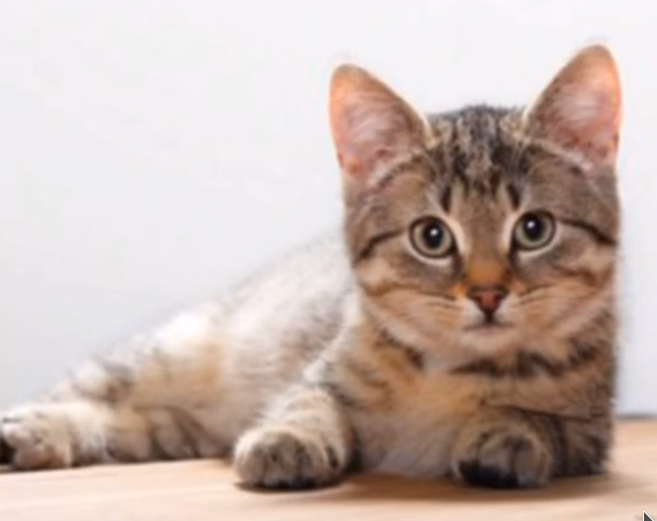
//> input picture OpenCV/OpenCV_Code/cat.png, 657 x 521 px
$ ./main   (built with g++ and OpenCV 4)
//> lines starting //> are read from the running program, lines starting //| are printed output that depends on the picture; after the words box and inside, x2 and y2 are one past the last pixel; in counts of white or black regions, pixels touching at a corner belong together
#include <iostream>
#include <opencv2/opencv.hpp>

cv::Mat srcImg, grayImg, dstImg;
int threshold = 127; // 255/2
const int thresholdMax = 255;
int thresholdType = 0;
const int thresholdTypeMax = 4;
/*
enum ThresholdTypes {
	THRESH_BINARY     = 0, //!< \f[\texttt{dst} (x,y) =  \fork{\texttt{maxval}}{if \(\texttt{src}(x,y) > \texttt{thresh}\)}{0}{otherwise}\f]
	THRESH_BINARY_INV = 1, //!< \f[\texttt{dst} (x,y) =  \fork{0}{if \(\texttt{src}(x,y) > \texttt{thresh}\)}{\texttt{maxval}}{otherwise}\f]
	THRESH_TRUNC      = 2, //!< \f[\texttt{dst} (x,y) =  \fork{\texttt{threshold}}{if \(\texttt{src}(x,y) > \texttt{thresh}\)}{\texttt{src}(x,y)}{otherwise}\f]
	THRESH_TOZERO     = 3, //!< \f[\texttt{dst} (x,y) =  \fork{\texttt{src}(x,y)}{if \(\texttt{src}(x,y) > \texttt{thresh}\)}{0}{otherwise}\f]
	THRESH_TOZERO_INV = 4, //!< \f[\texttt{dst} (x,y) =  \fork{0}{if \(\texttt{src}(x,y) > \texttt{thresh}\)}{\texttt{src}(x,y)}{otherwise}\f]
	THRESH_MASK       = 7,
	THRESH_OTSU       = 8, //!< flag, use Otsu algorithm to choose the optimal threshold value
	THRESH_TRIANGLE   = 16 //!< flag, use Triangle algorithm to choose the optimal threshold value
};
*/

void changeThreshold(int, void *);

int main()
{
	srcImg = cv::imread("../cat.png");
//> srcImg is the input picture: 521 rows x 657 cols, CV_8UC3; mean B, G, R 172.7, 180.1, 198.3
	if (srcImg.empty())
	{
		std::cerr << "Error: cannot load image!\n";
		return -1;
	}
	cv::imshow("src image", srcImg);
	cv::cvtColor(srcImg, grayImg, cv::COLOR_BGR2GRAY);
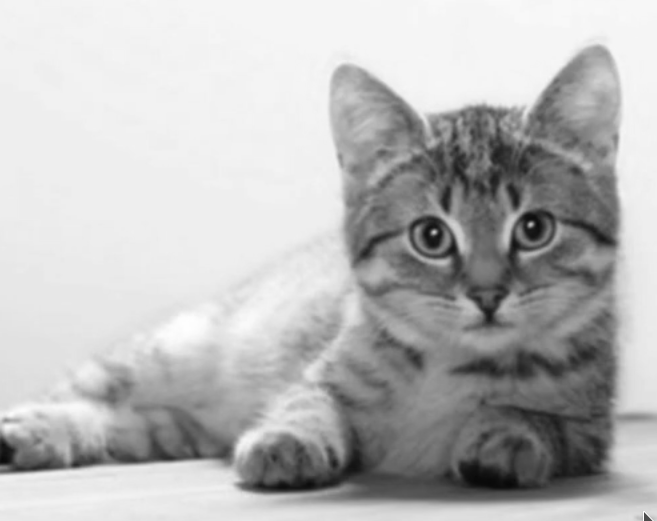
//> grayImg: 521 rows x 657 cols, CV_8UC1; min 8, max 255, mean 184.7

	cv::namedWindow("output image", cv::WINDOW_AUTOSIZE);

	cv::createTrackbar("threshold trackbar", "output image", &threshold, thresholdMax, changeThreshold);
	cv::createTrackbar("threshold type trackbar", "output image", &thresholdType, thresholdTypeMax, changeThreshold);
	changeThreshold(0, nullptr);
//> in changeThreshold, `cv::threshold(grayImg, dstImg, threshold, thresholdMax, thresholdType);`:
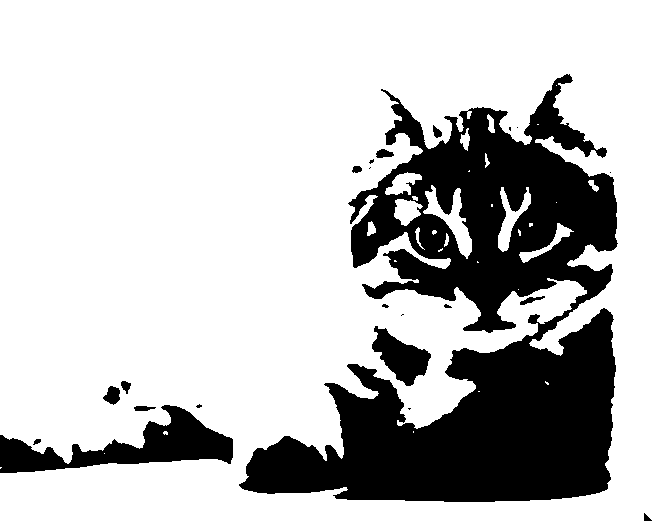
//> dstImg: 521 rows x 657 cols, CV_8UC1; 75.3% white; 22 black regions (9 under 20 px), largest, box (x1, y1, x2, y2) and area: (239, 74, 618, 502) 75371, (0, 405, 233, 473) 6386, (372, 326, 431, 386) 1772

	// 自动获取阈值
	cv::Mat dstImg2;
	cv::threshold(grayImg, dstImg2, 0, 255, cv::THRESH_OTSU | cv::THRESH_BINARY);
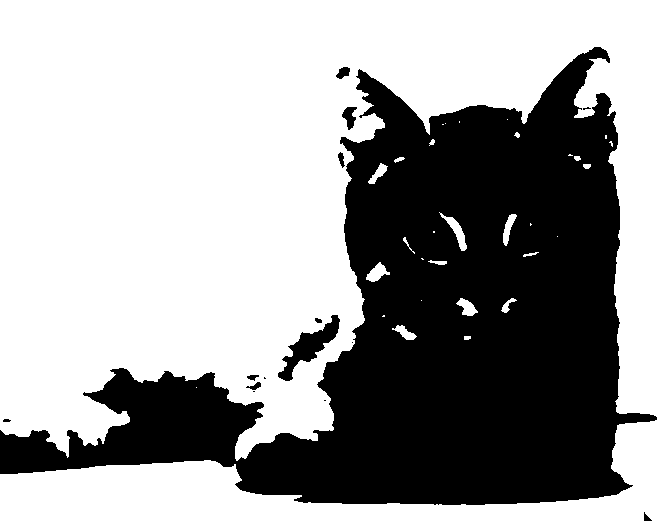
//> dstImg2: 521 rows x 657 cols, CV_8UC1; 62% white; 15 black regions (5 under 20 px), largest, box (x1, y1, x2, y2) and area: (0, 47, 657, 505) 128229, (278, 315, 340, 381) 1308, (342, 107, 357, 130) 195
	cv::imshow("optimium threshold", dstImg2);


	cv::waitKey(0);
	return 0;
}

void changeThreshold(int, void *)
{
	cv::threshold(grayImg, dstImg, threshold, thresholdMax, thresholdType);
	cv::imshow("output image", dstImg);
}

$ run again, with OpenCV/OpenCV_Code/hand1.png copied over OpenCV/OpenCV_Code/cat.png
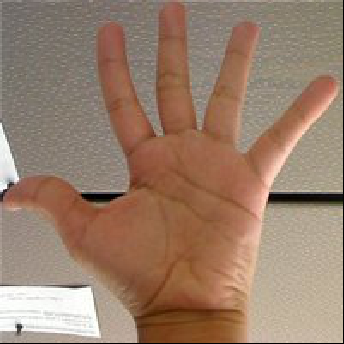
//> input picture OpenCV/OpenCV_Code/hand1.png, 344 x 344 px
//> srcImg is the input picture: 344 rows x 344 cols, CV_8UC3; mean B, G, R 107.2, 126.5, 153.5
//> in changeThreshold, `cv::threshold(grayImg, dstImg, threshold, thresholdMax, thresholdType);`:
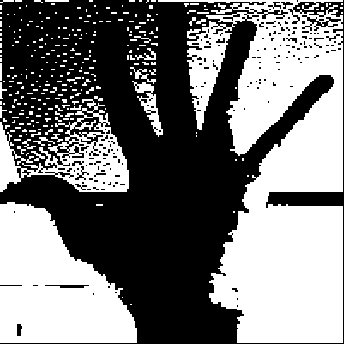
//> dstImg: 344 rows x 344 cols, CV_8UC1; 46.9% white; 288 white regions (256 under 20 px), largest, box (x1, y1, x2, y2) and area: (158, 0, 343, 343) 34580, (0, 202, 137, 343) 13002, (0, 99, 129, 192) 4590
//> `cv::threshold(grayImg, dstImg2, 0, 255, cv::THRESH_OTSU | cv::THRESH_B..`:
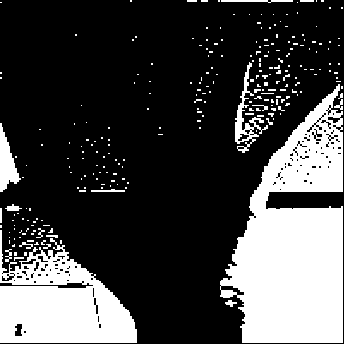
//> dstImg2: 344 rows x 344 cols, CV_8UC1; 27% white; 256 white regions (234 under 20 px), largest, box (x1, y1, x2, y2) and area: (220, 84, 343, 343) 19333, (0, 230, 137, 343) 9205, (0, 123, 21, 192) 722

$ run again, with OpenCV/OpenCV_Code/hand2.png copied over OpenCV/OpenCV_Code/cat.png
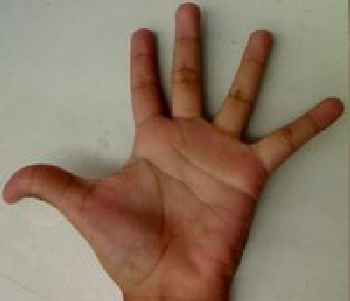
//> input picture OpenCV/OpenCV_Code/hand2.png, 350 x 301 px
//> srcImg is the input picture: 301 rows x 350 cols, CV_8UC3; mean B, G, R 101.2, 120.5, 140.6
//> in changeThreshold, `cv::threshold(grayImg, dstImg, threshold, thresholdMax, thresholdType);`:
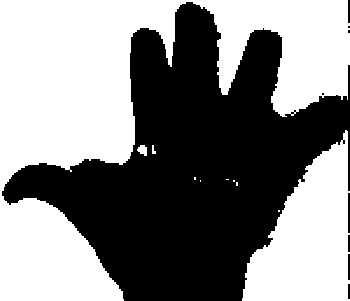
//> dstImg: 301 rows x 350 cols, CV_8UC1; 52.2% white; 9 black regions (3 under 20 px), largest, box (x1, y1, x2, y2) and area: (2, 2, 350, 301) 50063, (348, 193, 350, 233) 80, (348, 254, 350, 280) 52, (348, 0, 350, 23) 46, (348, 235, 350, 252) 34, (348, 284, 350, 299) 30
//> `cv::threshold(grayImg, dstImg2, 0, 255, cv::THRESH_OTSU | cv::THRESH_B..`:
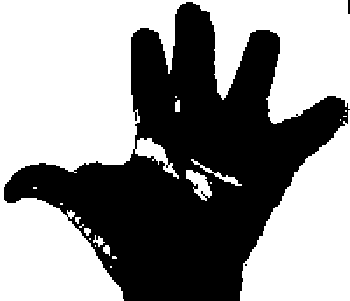
//> dstImg2: 301 rows x 350 cols, CV_8UC1; 56.6% white; 3 black regions (1 under 20 px), largest, box (x1, y1, x2, y2) and area: (4, 2, 350, 301) 45666, (348, 0, 350, 14) 28
